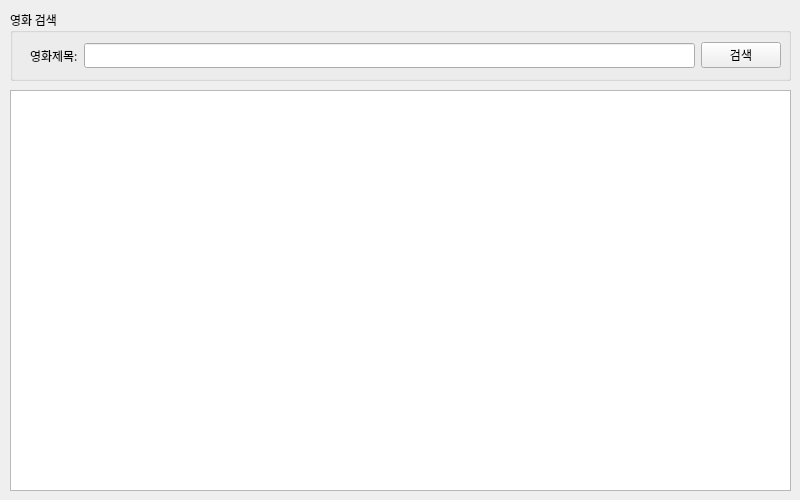
<?xml version="1.0" encoding="UTF-8"?>
<ui version="4.0">
 <class>FrmMain</class>
 <widget class="QWidget" name="FrmMain">
  <property name="geometry">
   <rect>
    <x>0</x>
    <y>0</y>
    <width>800</width>
    <height>500</height>
   </rect>
  </property>
  <property name="sizePolicy">
   <sizepolicy hsizetype="Fixed" vsizetype="Fixed">
    <horstretch>0</horstretch>
    <verstretch>0</verstretch>
   </sizepolicy>
  </property>
  <property name="minimumSize">
   <size>
    <width>800</width>
    <height>500</height>
   </size>
  </property>
  <property name="maximumSize">
   <size>
    <width>800</width>
    <height>500</height>
   </size>
  </property>
  <property name="font">
   <font>
    <family>나눔고딕</family>
   </font>
  </property>
  <property name="windowTitle">
   <string>네이버API 영화검색앱</string>
  </property>
  <widget class="QWidget" name="verticalLayoutWidget">
   <property name="geometry">
    <rect>
     <x>10</x>
     <y>10</y>
     <width>781</width>
     <height>71</height>
    </rect>
   </property>
   <layout class="QVBoxLayout" name="searchLayout">
    <item>
     <widget class="QGroupBox" name="groupBox">
      <property name="title">
       <string>영화 검색</string>
      </property>
      <widget class="QWidget" name="layoutWidget">
       <property name="geometry">
        <rect>
         <x>20</x>
         <y>30</y>
         <width>751</width>
         <height>31</height>
        </rect>
       </property>
       <layout class="QHBoxLayout" name="horizontalLayout">
        <item>
         <widget class="QLabel" name="label">
          <property name="text">
           <string>영화제목:</string>
          </property>
         </widget>
        </item>
        <item>
         <widget class="QLineEdit" name="txtSearch"/>
        </item>
        <item>
         <widget class="QPushButton" name="btnSearch">
          <property name="text">
           <string>검색</string>
          </property>
         </widget>
        </item>
       </layout>
      </widget>
     </widget>
    </item>
   </layout>
  </widget>
  <widget class="QWidget" name="verticalLayoutWidget_2">
   <property name="geometry">
    <rect>
     <x>10</x>
     <y>90</y>
     <width>781</width>
     <height>401</height>
    </rect>
   </property>
   <layout class="QVBoxLayout" name="resultLayout">
    <item>
     <widget class="QTableWidget" name="tblResult">
      <property name="font">
       <font>
        <family>나눔고딕</family>
       </font>
      </property>
     </widget>
    </item>
   </layout>
  </widget>
 </widget>
 <resources/>
 <connections/>
</ui>
